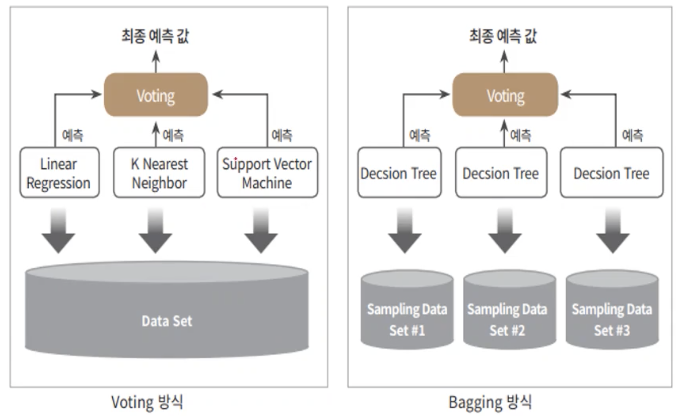
#> input picture 4장/sample6.png, 676 x 416 px
$ jupyter execute --allow-errors '4.3_앙상블학습_4.4_랜덤포레스트_4.5_GBM.ipynb'   (shell and % lines are left out)
#> lines starting #> are read from the running program, lines starting #| are printed output that depends on the picture
### 1. 앙상블 학습

#### 앙상블 학습개요

* 앙상블 학습(Ensemble Learning)을 통한 분류는 여러 개의 분류기(classifirer)를 생성하고 그 예측을 결합함으로써 보다 정확한 최종예측을 도출하는 기법이다.
* 어려운 문제의 결론을 내기 위해 여러 명의 전문가로 위원회를 구성해 다양한 의견을 수렴하고 결정하듯이 앙상블 학습의 목표는 다양한 분류기의 에측 결과를 결합함으로써 단일 분류기 보다 신뢰성이 높은 예측값을 얻는것.

#### 앙상블의 유형
* 앙상블 유형은 일반적으로 보팅(voting), 배깅(bagging), 부스팅(boosting)으로 구분 할 수 있으며, 이외에 스태킹(stacking)등의 기법이 있다.
* 대표적인 배깅(bagging)은 랜덤 포레스트(random forest)알고리즘이 있으며
* 부스팅(boosting)은 그래디언트 부스팅, XGBoost, LightGBM 등이 있다.
    * Gradient boosting(XGBoost, LightGBM, Catboost)
* 넓은 의미로는 설 다른 모델을 결합한 것들을 앙상블로 지칭하기도 한다.

#### 앙상블의 특징
* 단일 모델의 약점을 다수의 모델들을 결합하여 보완.
* 뛰어난 성능을 가진 모델들로만 구성하는 것 보다 성능이 떨어지더라도 서로 다른 유형의 모델을 섞는 것이 오히려 전체 성능이 도움이 될 수 있음.
* 랜덤 포레스트 및 뛰어난 부스팅 알고리즘들은 모두 결정트리 알고리즘을 기반 알고리즘으로 적용함.
* 결정트리의 단점인 과적합을 수십~수천개의 많은 분류기를 결합해 보완하고 장점인 직관적인 분류 기준은 강화됨.

#### 보팅(Voting)과 배깅(Bagging)의 개요
* 보팅과 배깅은 여러 개의 분류기가 투표를 통해 최종 예측 결과를 결정하는 방식이다.
* 보팅과 배깅의 다른점은 보팅의 경우 일반적으로 서로 다른 알고리즘을 가진 분류기를 결합하는것이고
* 배깅의 경우 각각의 분류기가 모두 같은 유형의 알고리즘 기반이지만, 데이터 샘플링을 서로 다르게 가져가면서 학습을 수행해 보팅을 수행 하는 것이다.

[cell 1]
import matplotlib.image as img
import matplotlib.pyplot as pp

fileName = "sample6.png"
ndarray = img.imread(fileName)
#> ndarray is the input picture: shape (416, 676, 4) float32; mean R, G, B, A 0.903, 0.899, 0.897, 1
pp.imshow(ndarray)
pp.show()

#### 보팅(Voting)의 유형 - hard voting, soft voting
* hard voting: 다수의 classifier 간 다수결로 최종 class 결정
* soft voting: 다수의 classifier들의 class 확률을 평균하여 결정

* 일반적으로 하드 보팅 보다는 소프트 보팅이 예측성능이 상대적으로 우수하여 주로 사용됨.
* 사이킷런은 VotingClassifier 클래스를 통해 보팅(Voting)을 지원.

[cell 2]
import matplotlib.image as img
import matplotlib.pyplot as pp

fileName = "sample7.png"
ndarray = img.imread(fileName)
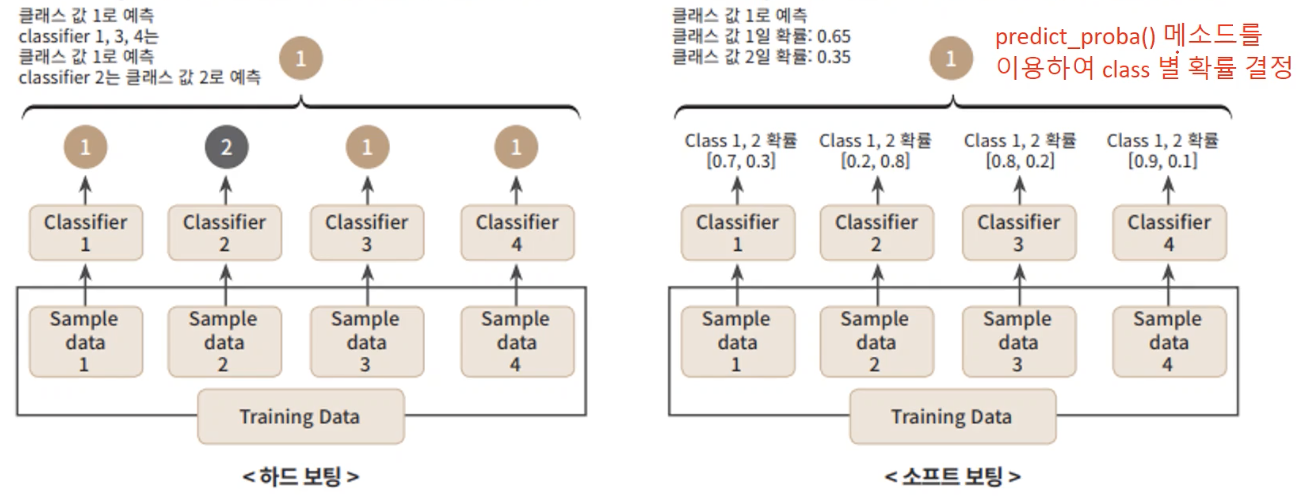
#> input picture 4장/sample7.png, 1300 x 496 px
#> ndarray is the input picture: shape (496, 1300, 4) float32; mean R, G, B, A 0.94, 0.929, 0.916, 1
pp.imshow(ndarray)
pp.show()

#### Voting Classifier
위스콘신 유방암 데이터 로드

[cell 3]
import pandas as pd

from sklearn.ensemble import VotingClassifier
from sklearn.linear_model import LogisticRegression
from sklearn.neighbors import KNeighborsClassifier
from sklearn.datasets import load_breast_cancer
from sklearn.model_selection import train_test_split
from sklearn.metrics import accuracy_score
import warnings
warnings.filterwarnings('ignore')

cancer = load_breast_cancer()

data_df = pd.DataFrame(cancer.data, columns=cancer.feature_names)
data_df.head(3)

#### VotingClassifier로 개별 모델은 로지스틱회귀와 KNN을 보팅방식으로 결합하고 성능비교

[cell 4]
# 개별 모델은 로지스틱 회귀와 KNN 임.
lr_clf = LogisticRegression(solver='liblinear')
knn_clf = KNeighborsClassifier(n_neighbors=8)

# 개별 모델을 소프트 보팅 기반의 앙상블 모델로 구현한 분류기
vo_clf = VotingClassifier( estimators=[('LR',lr_clf),('KNN',knn_clf)] , voting='soft' )

X_train, X_test, y_train, y_test = train_test_split(cancer.data, cancer.target,
                                                    test_size=0.2 , random_state= 156)

# VotingClassifier 학습/예측/평가.
vo_clf.fit(X_train , y_train)
pred = vo_clf.predict(X_test)
print('Voting 분류기 정확도: {0:.4f}'.format(accuracy_score(y_test , pred)))

# 개별 모델의 학습/예측/평가.
classifiers = [lr_clf, knn_clf]
for classifier in classifiers:
    classifier.fit(X_train , y_train)
    pred = classifier.predict(X_test)
    class_name= classifier.__class__.__name__
    print('{0} 정확도: {1:.4f}'.format(class_name, accuracy_score(y_test , pred)))

#### 배깅(Bagging) - 랜덤 포레스트(Random Forest)
* 배깅의 대표적인 알고리즘은 랜덤 포레스트이다.
* 랜덤포레스트는 다재 다능한 알고리즘. 앙상블 알고리즘중 비교적 빠른 수행속도를 가지고 있으며, 다양한 영역에서 높은 예측 성능을 보이고 있음.

* 랜덤 포레스트는 여러개의 결정 트리 분류기가 전체 데이터에서 배깅 방식으로 각자의 데이터를 샘플링해 개별적으로 학습을 수행한 뒤 최종적으로 모든 분류기가 보팅을 통해 예측 결정을 하게 된다.

#### 랜덤포레스트의 부트스트래핑 분할
* 랜덤 포레스트는 개별적인 분류기의 기반 알고리즘은 결정트리이지만, 개별 트리가 학습하는 데이터 세트는 전체 데이터에서 일부가 중첩되게 샘플링된 데이터 세트이다.
* 이렇게 여러개의 데이터 세트를 중첩되게 분리하는 것을 부트스트래핑(bootstrapping) 분할 방식이라고 한다 (그래서 배깅이 bootstrap aggregating의 줄임말이다).
* 원본 데이터의 건수가 10개인 학습 데이터 세트에서 랜덤 포레스트를 3개의 결정 트리 기반으로 학습하려고 n_estimators=3으로 하이퍼 파라미터를 부여하면 다음과 같이 데이터 서브세트가 만들어짐.

[cell 5]
import matplotlib.image as img
import matplotlib.pyplot as pp

fileName = "sample8.png"
ndarray = img.imread(fileName)
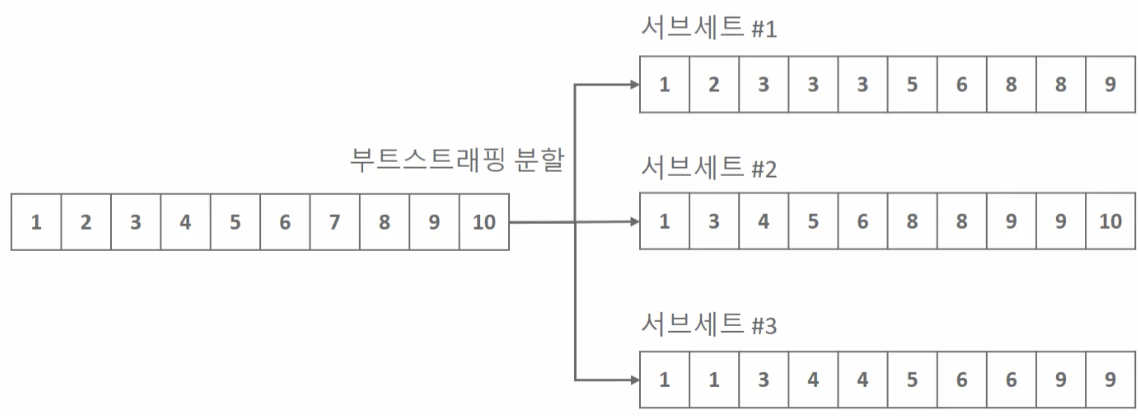
#> input picture 4장/sample8.png, 1138 x 416 px
#> ndarray is the input picture: shape (416, 1138, 4) float32; mean R, G, B, A 0.976, 0.976, 0.976, 1
pp.imshow(ndarray)
pp.show()
